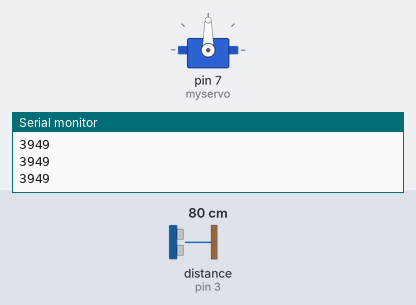
This sketch was run on a simulated Arduino Uno, built with avr-gcc and run on an emulated ATmega328P. On the bench: servo, the last lines printed to the serial monitor. Wiring (inferred from the names in the program): ultrasonic range finder: trigger pin 4; echo pin 3. The test bench sets the inputs (shaded band); at power-on: distance to the obstacle (sensor on pin 3) 80 cm. The echo pulse lasts 58.3 µs per cm.

Above: at 1.2 s.
1.3 s: distance to the obstacle (sensor on pin 3) set to 6 cm
2.8 s: distance to the obstacle (sensor on pin 3) set to 3 cm
At 5.05 s:
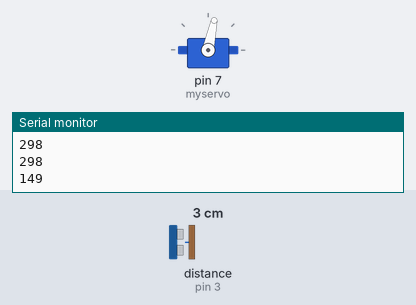
At 10.91 s:
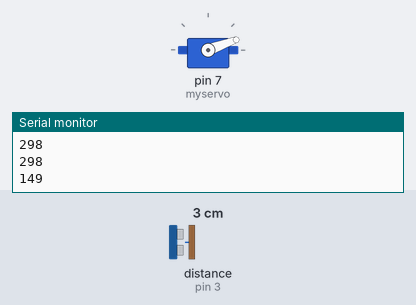
Timing chart, 0 to 17.8 s (numbered marks = the images above; inputs shaded):
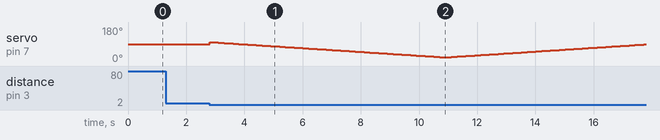

The sketch:

trash.ino
```cpp
#include <SoftwareSerial.h>
#include <Servo.h>

Servo myservo;

SoftwareSerial mySerial(10, 11);

int pos = 0;
int echoPin = 3;
int trigPin = 4;

void setup() {
  myservo.attach(7);
  mySerial.begin(9600); // Initialize software serial
  Serial.begin(9600);
  pinMode(trigPin, OUTPUT);
  pinMode(echoPin, INPUT);
}

void loop() {
  long duration;
  long distance;
  digitalWrite(trigPin, LOW);
  delayMicroseconds(2);
  digitalWrite(trigPin, HIGH);
  delayMicroseconds(10);
  digitalWrite(trigPin, LOW);

  duration = pulseIn(echoPin, HIGH);
  distance = duration * 170 / 200;
  Serial.println(distance);

  if (distance < 200 && distance != 0) {
    for (pos = 100; pos >= 20; pos -= 1) {
      myservo.write(pos);
      delay(100);
    }

    for (pos = 20; pos < 110; pos += 1) {
      myservo.write(pos);
      delay(100);
    }
  }
}
```

Measured:
- the behaviour switches between 5 and 4 cm on distance to the obstacle (sensor on pin 3) (found by bisection; images 0 and 1)
- after the input at 2.8 s, servo on pin 7 (myservo): 90° → 100° at once, → 99° 0.10 s later, → 98° 0.10 s later, → 97° 0.10 s later, … (149 changes in this stretch)
